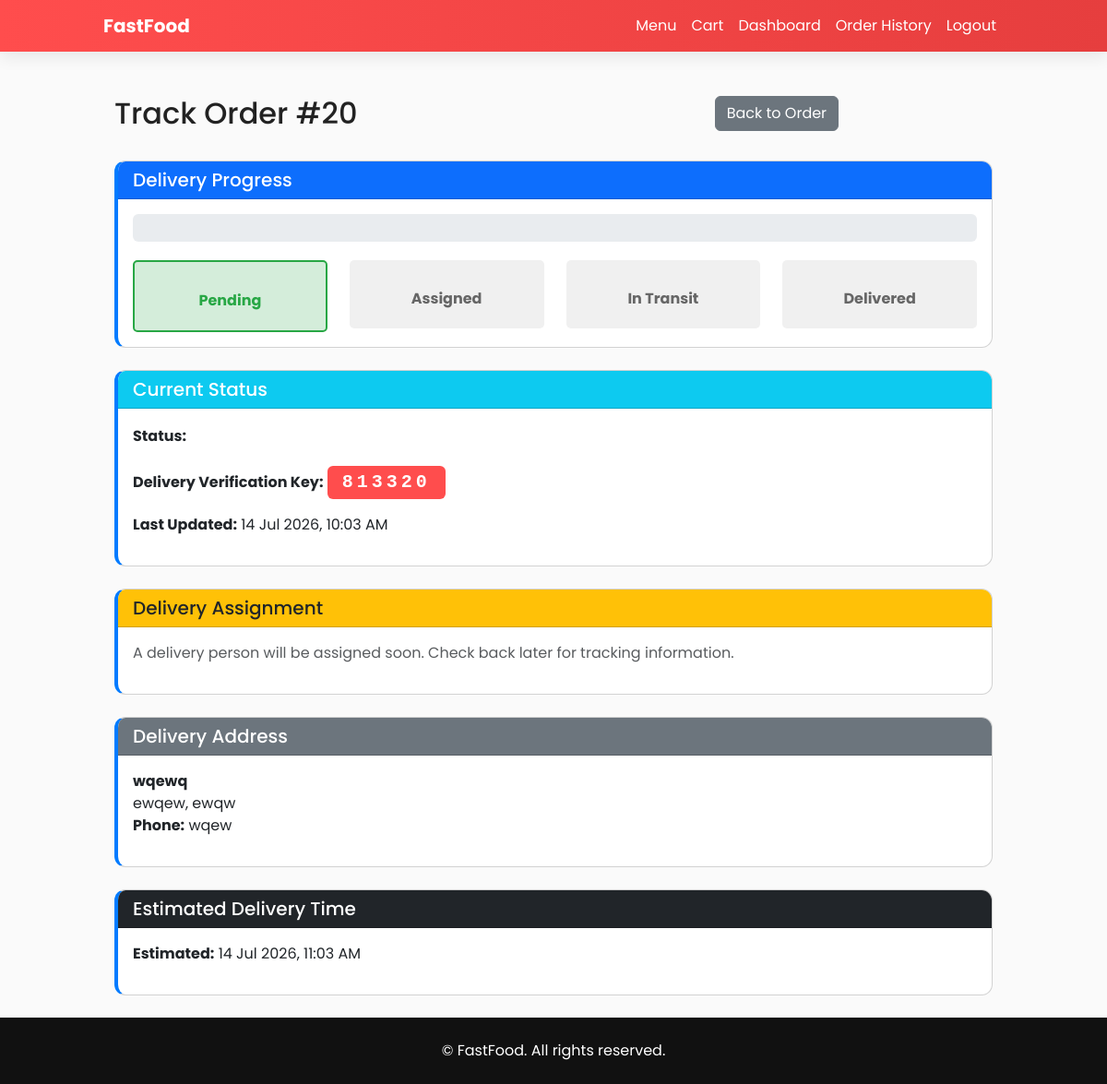
Page /track-order/20/ (signed in) on the earlier database version.
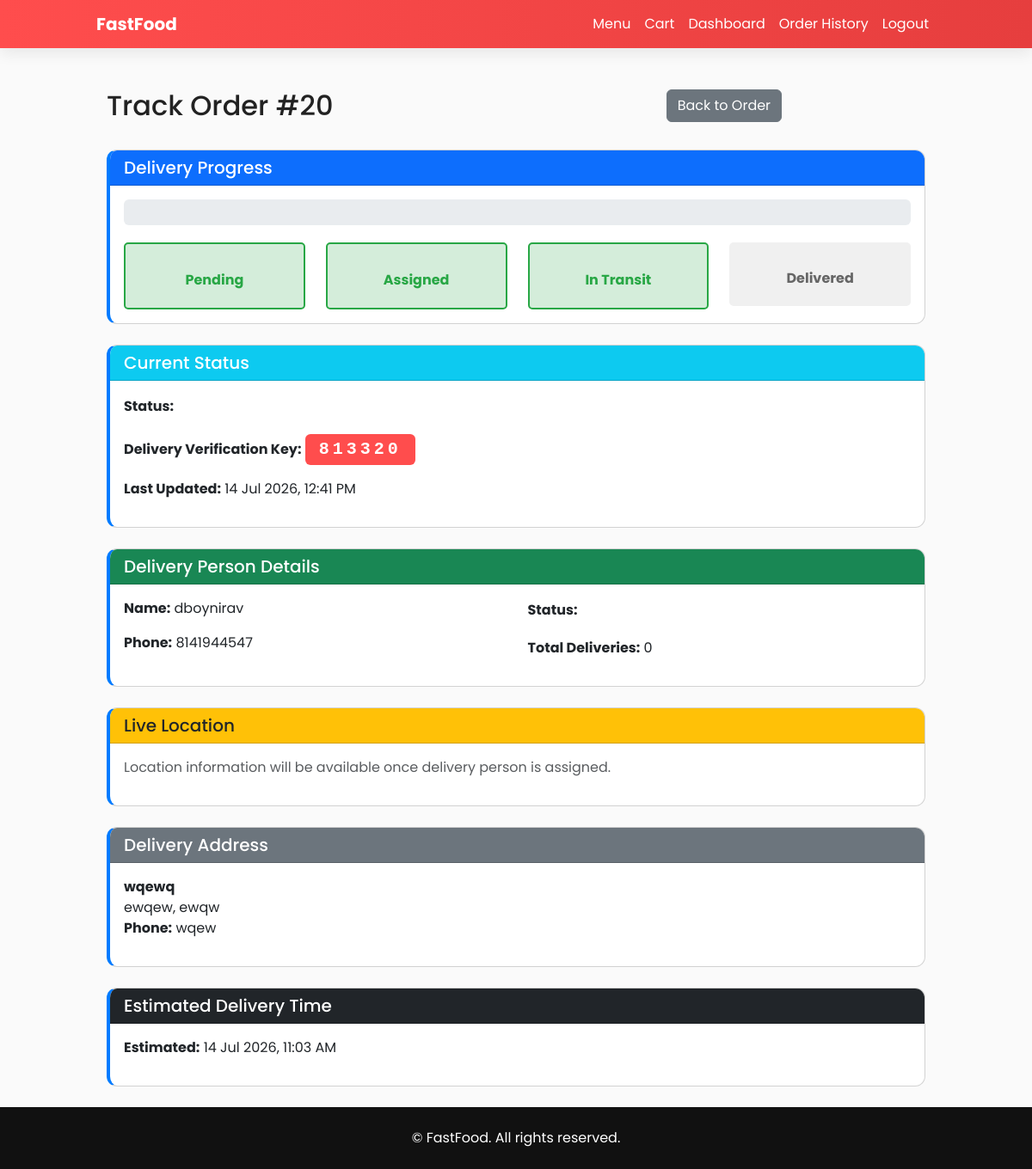
Same page on the later database version.
### food_app/models.py (models this page shows, shortened)
class Delivery(models.Model):
    STATUS_CHOICES = [
        ('pending', 'Pending Assignment'),
        ('assigned', 'Assigned'),
        ('picked_up', 'Picked Up'),
        ('in_transit', 'In Transit'),
        ('delivered', 'Delivered'),
        ('cancelled', 'Cancelled'),
    ]
    order = models.OneToOneField(Order, on_delete=models.CASCADE, related_name="delivery")
    delivery_person = models.ForeignKey(DeliveryPerson, on_delete=models.SET_NULL, null=True, blank=True, related_name="deliveries")
    status = models.CharField(max_length=20, choices=STATUS_CHOICES, default='pending')
    estimated_delivery_time = models.DateTimeField(blank=True, null=True)
    actual_delivery_time = models.DateTimeField(blank=True, null=True)
    delivery_code = models.CharField(max_length=10, default="", blank=True)
    created_at = models.DateTimeField(default=timezone.now)
    updated_at = models.DateTimeField(auto_now=True)
    class Meta:
        verbose_name_plural = "Deliveries"

class DeliveryPerson(models.Model):
    STATUS_CHOICES = [
        ('available', 'Available'),
        ('busy', 'Busy'),
        ('offline', 'Offline'),
    ]
    user = models.OneToOneField(User, on_delete=models.CASCADE, related_name="delivery_person")
    phone = models.CharField(max_length=20)
    vehicle_info = models.CharField(max_length=255, blank=True)
    status = models.CharField(max_length=20, choices=STATUS_CHOICES, default='available')
    current_latitude = models.FloatField(blank=True, null=True)
    current_longitude = models.FloatField(blank=True, null=True)
    total_deliveries = models.PositiveIntegerField(default=0)

### food_app/views.py (the view)
# urls.py: path("track-order/<int:order_id>/", views.track_order, name="track_order"),
@login_required(login_url="login")
def track_order(request, order_id):
    redirect_response = redirect_for_role(request)
    if redirect_response:
        return redirect_response
    order = get_object_or_404(Order, id=order_id, user=request.user)
    delivery = getattr(order, 'delivery', None)
    context = {
        "order": order,
        "delivery": delivery,
    }
    if delivery and delivery.delivery_person:
        context["delivery_person"] = delivery.delivery_person
        context["current_location"] = {
            "latitude": delivery.delivery_person.current_latitude,
            "longitude": delivery.delivery_person.current_longitude,
        }
    return render(request, "food_app/track_order.html", context)

### food_app/views.py (called while the page is built)
def get_user_role(user):
    try:
        return user.userprofile.role
    except UserProfile.DoesNotExist:
        return "customer"

def redirect_for_role(request):
    if request.user.is_authenticated:
        role = get_user_role(request.user)
        if role == "admin":
            messages.info(request, "Admin staff use the admin dashboard.")
            return redirect("admin_dashboard")
        if role == "delivery":
            messages.info(request, "Delivery staff use the delivery dashboard.")
            return redirect("delivery_dashboard")
    return None

### food_app/templates/food_app/track_order.html (shortened to what the changed rows need)
{% extends 'food_app/base.html' %}
{% block content %}
<div class="container mt-5">
    <div class="row mb-4">
        <div class="col-md-8">
            <h2>Track Order #{{ order.id }}</h2>
        </div>
    </div>
    <div class="card mb-4">
        <div class="card-body">
            <div class="row text-center">
                <div class="col-md-3">
                    <div id="step-assigned" class="step {% if delivery.status in 'assigned,picked_up,in_transit,delivered' %}completed{% endif %}">
                        <p class="step-label">Assigned</p>
                    </div>
                </div>
                <div class="col-md-3">
                    <div id="step-transit" class="step {% if delivery.status in 'picked_up,in_transit,delivered' %}completed{% endif %}">
                        <p class="step-label">In Transit</p>
                    </div>
                </div>
            </div>
        </div>
    </div>
    <div class="card mb-4">
        <div class="card-body">
            {% if delivery.status != 'delivered' and delivery.delivery_code %}
            <p>
                <strong>Delivery Verification Key:</strong>
                <span class="badge fs-5 px-3 py-2" style="background:#ff4d4d;color:#fff;letter-spacing:4px;font-weight:700;font-family:monospace;">{{ delivery.delivery_code }}</span>
            </p>
            {% endif %}
            <p id="updated-time">
                <strong>Last Updated:</strong> <span id="updated-time-text">{{ delivery.updated_at|date:"d M Y, h:i A" }}</span>
            </p>
        </div>
    </div>
    {% if delivery.delivery_person %}
    <div class="card mb-4">
        <div class="card-header bg-success text-white">
            <h5 class="mb-0">Delivery Person Details</h5>
        </div>
        <div class="card-body">
            <div class="row">
                <div class="col-md-6">
                    <p><strong>Name:</strong> {{ delivery.delivery_person.user.get_full_name|default:delivery.delivery_person.user.username }}</p>
                    <p><strong>Phone:</strong> {{ delivery.delivery_person.phone }}</p>
                </div>
                <div class="col-md-6">
                    <p><strong>Status:</strong> <span class="badge badge-{% if delivery.delivery_person.status == 'available' %}success{% elif delivery.delivery_person.status == 'busy' %}warning{% else %}secondary{% endif %}">{{ delivery.delivery_person.get_status_display }}</span></p>
                    <p><strong>Total Deliveries:</strong> {{ delivery.delivery_person.total_deliveries }}</p>
                </div>
            </div>
        </div>
    </div>
    {% if delivery.delivery_person.current_latitude and delivery.delivery_person.current_longitude %}
    <div class="card mb-4">
        <div class="card-header bg-warning text-dark">
            <h5 class="mb-0">Live Location (Simulated)</h5>
        </div>
        <div class="card-body">
            <div id="map" style="height: 400px; background-color: #f0f0f0; border-radius: 5px; display: flex; align-items: center; justify-content: center;">
                <p class="text-muted">Current Location: {{ delivery.delivery_person.current_latitude }}, {{ delivery.delivery_person.current_longitude }}</p>
            </div>
            <small class="text-muted d-block mt-2">Note: Live map integration requires Google Maps API key in settings</small>
        </div>
    </div>
    {% else %}
    <div class="card mb-4">
        <div class="card-header bg-warning text-dark">
            <h5 class="mb-0">Live Location</h5>
        </div>
        <div class="card-body">
            <p class="text-muted">Location information will be available once delivery person is assigned.</p>
        </div>
    </div>
    {% endif %}
    {% else %}
    <div class="card mb-4">
        <div class="card-header bg-warning text-dark">
            <h5 class="mb-0">Delivery Assignment</h5>
        </div>
        <div class="card-body">
            <p class="text-muted">A delivery person will be assigned soon. Check back later for tracking information.</p>
        </div>
    </div>
    {% endif %}
    <div class="card">
        <div class="card-body">
            {% if delivery.estimated_delivery_time %}
                <p><strong>Estimated:</strong> {{ delivery.estimated_delivery_time|date:"d M Y, h:i A" }}</p>
            {% endif %}
        </div>
    </div>
</div>
{% endblock %}

Differences in the rows shown:
changed Delivery: status "pending" → "picked_up" (drawn); updated_at "14 Jul 2026, 10:03 AM" → "14 Jul 2026, 12:41 PM"; delivery_person_id empty → 4 (drawn); delivery_person.user.get_full_name (not shown) → "dboynirav"; delivery_person.phone (not shown) → "8141944547"; delivery_person.total_deliveries (not shown) → "0"
Other differences:
text no longer shown: "Delivery Assignment A delivery person will be assigned soon. Check back later for tracking information."
text now shown: "Delivery Person Details Name: Phone: Status: Total Deliveries: Live Location Location information will be available once delivery person is assigned."
